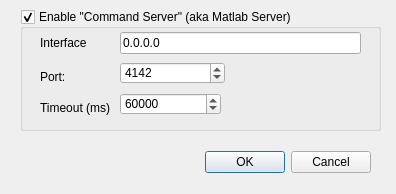
<?xml version="1.0" encoding="UTF-8"?>
<ui version="4.0">
 <class>CommandServerOptions</class>
 <widget class="QDialog" name="CommandServerOptions">
  <property name="geometry">
   <rect>
    <x>0</x>
    <y>0</y>
    <width>396</width>
    <height>194</height>
   </rect>
  </property>
  <property name="windowTitle">
   <string>Command Server Options</string>
  </property>
  <widget class="QDialogButtonBox" name="buttonBox">
   <property name="geometry">
    <rect>
     <x>30</x>
     <y>146</y>
     <width>341</width>
     <height>32</height>
    </rect>
   </property>
   <property name="orientation">
    <enum>Qt::Horizontal</enum>
   </property>
   <property name="standardButtons">
    <set>QDialogButtonBox::Cancel|QDialogButtonBox::Ok</set>
   </property>
  </widget>
  <widget class="QGroupBox" name="enabledGB">
   <property name="geometry">
    <rect>
     <x>20</x>
     <y>9</y>
     <width>361</width>
     <height>122</height>
    </rect>
   </property>
   <property name="toolTip">
    <string>Options for the Command Server (Matlab server)</string>
   </property>
   <property name="whatsThis">
    <string>Options for the Command Server (Matlab server)</string>
   </property>
   <property name="title">
    <string>Enable &quot;Command Server&quot; (aka Matlab Server)</string>
   </property>
   <property name="checkable">
    <bool>true</bool>
   </property>
   <property name="checked">
    <bool>true</bool>
   </property>
   <widget class="QLabel" name="label">
    <property name="geometry">
     <rect>
      <x>20</x>
      <y>26</y>
      <width>71</width>
      <height>16</height>
     </rect>
    </property>
    <property name="toolTip">
     <string>The interface to bind the listening server to (leave as 0.0.0.0 unless you know what this means).</string>
    </property>
    <property name="text">
     <string>Interface</string>
    </property>
   </widget>
   <widget class="QLineEdit" name="interfaceLE">
    <property name="geometry">
     <rect>
      <x>100</x>
      <y>23</y>
      <width>241</width>
      <height>22</height>
     </rect>
    </property>
    <property name="toolTip">
     <string>The interface to bind the listening server to (leave as 0.0.0.0 unless you know what this means).</string>
    </property>
    <property name="text">
     <string>0.0.0.0</string>
    </property>
   </widget>
   <widget class="QLabel" name="label_2">
    <property name="geometry">
     <rect>
      <x>20</x>
      <y>60</y>
      <width>71</width>
      <height>16</height>
     </rect>
    </property>
    <property name="toolTip">
     <string>The port to bind the listening server to.</string>
    </property>
    <property name="text">
     <string>Port:</string>
    </property>
   </widget>
   <widget class="QLabel" name="label_3">
    <property name="geometry">
     <rect>
      <x>20</x>
      <y>91</y>
      <width>71</width>
      <height>16</height>
     </rect>
    </property>
    <property name="toolTip">
     <string>Communications timeout.  Connections are dropped if they take longer than this to respond to immediate commands.</string>
    </property>
    <property name="text">
     <string>Timeout (ms):</string>
    </property>
   </widget>
   <widget class="QSpinBox" name="timeoutSB">
    <property name="geometry">
     <rect>
      <x>100</x>
      <y>84</y>
      <width>101</width>
      <height>22</height>
     </rect>
    </property>
    <property name="toolTip">
     <string>Communications timeout.  Connections are dropped if they take longer than this to respond to immediate commands.</string>
    </property>
    <property name="minimum">
     <number>50</number>
    </property>
    <property name="maximum">
     <number>1000000000</number>
    </property>
    <property name="value">
     <number>60000</number>
    </property>
   </widget>
   <widget class="QSpinBox" name="portSB">
    <property name="geometry">
     <rect>
      <x>100</x>
      <y>53</y>
      <width>105</width>
      <height>22</height>
     </rect>
    </property>
    <property name="toolTip">
     <string>The port to bind the listening server to.</string>
    </property>
    <property name="minimum">
     <number>1</number>
    </property>
    <property name="maximum">
     <number>65535</number>
    </property>
    <property name="value">
     <number>4142</number>
    </property>
   </widget>
  </widget>
 </widget>
 <resources/>
 <connections>
  <connection>
   <sender>buttonBox</sender>
   <signal>accepted()</signal>
   <receiver>CommandServerOptions</receiver>
   <slot>accept()</slot>
   <hints>
    <hint type="sourcelabel">
     <x>248</x>
     <y>254</y>
    </hint>
    <hint type="destinationlabel">
     <x>157</x>
     <y>274</y>
    </hint>
   </hints>
  </connection>
  <connection>
   <sender>buttonBox</sender>
   <signal>rejected()</signal>
   <receiver>CommandServerOptions</receiver>
   <slot>reject()</slot>
   <hints>
    <hint type="sourcelabel">
     <x>316</x>
     <y>260</y>
    </hint>
    <hint type="destinationlabel">
     <x>286</x>
     <y>274</y>
    </hint>
   </hints>
  </connection>
 </connections>
</ui>
